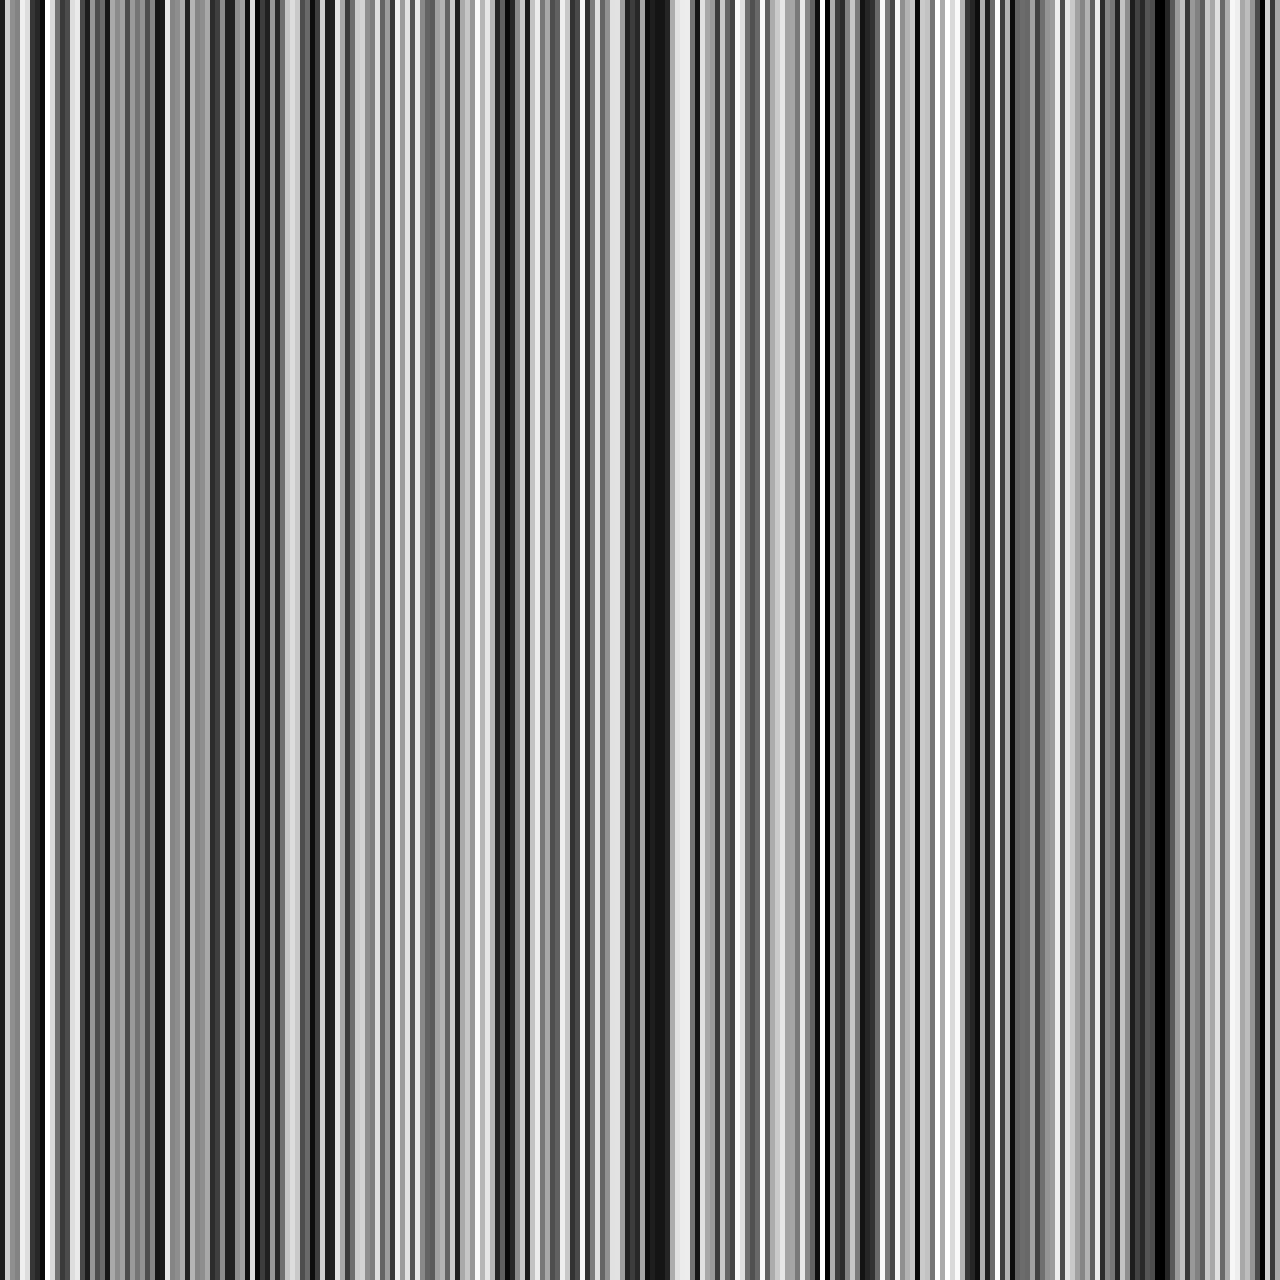

The script that saved this image:
from PIL import Image
import random
import os
import matplotlib.pyplot as plt
import numpy as np
import cv2
from scipy.signal import find_peaks
import numpy as np


# create a random HDRI image, which is noisy horizontally, but stable vertically
# so it's random vertical lines

def create_hdri_image(width, height):
    img = Image.new('RGB', (width, height), "black")
    pixels = img.load()
    vertical_values = [random.randint(0, 255) for _ in range(width)]
    for x in range(width):
        for y in range(height):
            pixels[x, y] = (vertical_values[x], vertical_values[x], vertical_values[x])
    return img

# upscale hdr image to factor of its size, by repeating pixels
def upscale_hdri_image(img, factor):
    width, height = img.size
    new_img = Image.new('RGB', (width * factor, height * factor), "black")
    pixels = new_img.load()
    for x in range(width):
        for y in range(height):
            for i in range(factor):
                for j in range(factor):
                    pixels[x * factor + i, y * factor + j] = img.getpixel((x, y))
    return new_img

def create_gradient_image(width, height):
    img = Image.new('RGB', (width, height), "black")
    pixels = img.load()
    # make the gradient go from black to white to black
    for x in range(width):
        for y in range(height):
            if x < width // 2:
                pixels[x, y] = ( int(x / (width / 2) * 255), int(x / (width / 2) * 255), int(x / (width / 2) * 255))
            else:
                pixels[x, y] = ( int((width - x) / (width / 2) * 255), int((width - x) / (width / 2) * 255), int((width - x) / (width / 2) * 255))
    return img

def create_2d_gradient_image(width, height):
    img = Image.new('RGB', (width, height), "black")
    pixels = img.load()
    # make the gradient go from red to blue to red horizontally, and from green to yellow to green vertically
    for x in range(width):
        for y in range(height):
            if x < width // 2:
              if y < height // 2:
                pixels[x, y] = (int(x / (width / 2) * 255), 255 - int(y / (height / 2) * 255), 255)
              else:
                pixels[x, y] = (int(x / (width / 2) * 255), 255 - int((height - y) / (height / 2) * 255), 255)

            else:
              if y < height // 2:
                pixels[x, y] = (int((width - x) / (width / 2) * 255), 255 - int(y / (height / 2) * 255), 255)
              else:
                pixels[x, y] = (int((width - x) / (width / 2) * 255), 255 - int((height - y) / (height / 2) * 255), 255)
    return img

# combine frames, which consist of a single pixel slice, into a single image 
def combine_frames(dir):
  frames = [Image.open(dir + '/' + frame) for frame in os.listdir(dir)]
  width, height = frames[0].size
  new_img = Image.new('RGBA', (width, height * len(frames)), "black")
  pixels = new_img.load()
  for i, frame in enumerate(frames):
    for x in range(width):
      for y in range(height):
        pixel = frame.getpixel((x, y))
        pixels[x, i * height + y] = pixel
  return new_img

def combine_vertical_frames(dir):
  frames = [Image.open(dir + '/' + frame) for frame in os.listdir(dir)]
  width, height = frames[0].size
  new_img = Image.new('RGBA', (width * len(frames), height), "black")
  pixels = new_img.load()
  for i, frame in enumerate(frames):
    for x in range(width):
      for y in range(height):
        pixel = frame.getpixel((x, y))
        pixels[i * width + x, y] = pixel
  return new_img

def horiz_derivative(img):
    width, height = img.size
    pixels = img.convert("RGBA").load()
    new_img = Image.new('RGBA', (width, height), "black")
    new_pixels = new_img.load()
    max_val = 0
    for x in range(width):
        for y in range(height):
            if x == 0:
                new_pixels[x, y] = (0, 0, 0, 0)
            elif pixels[x - 1, y][3] == 0:
                new_pixels[x, y] = (0, 0, 0, 0)
            else:
                new_pixels[x, y] = (pixels[x, y][0] - pixels[x - 1, y][0], pixels[x, y][1] - pixels[x - 1, y][1], pixels[x, y][2] - pixels[x - 1, y][2], 255)
                max_val = max(max_val, abs(new_pixels[x, y][0]))
    # normalize
    #for x in range(width):
    #    for y in range(height):
    #        new_pixels[x, y] = (int(new_pixels[x, y][0] / max_val * 255), int(new_pixels[x, y][1] / max_val * 255), int(new_pixels[x, y][2] / max_val * 255), new_pixels[x, y][3])
    return new_img

def vert_derivative(img):
  width, height = img.size
  pixels = img.convert("RGBA").load()
  new_img = Image.new('RGBA', (width, height), "black")
  new_pixels = new_img.load()
  max_val = 0
  for x in range(width):
    for y in range(height):
      if y == 0:
        new_pixels[x, y] = (0, 0, 0, 0)
      elif pixels[x, y - 1][3] == 0:
        new_pixels[x, y] = (0, 0, 0, 0)
      else:
        new_pixels[x, y] = (pixels[x, y][0] - pixels[x, y - 1][0], pixels[x, y][1] - pixels[x, y - 1][1], pixels[x, y][2] - pixels[x, y - 1][2])
        max_val = max(max_val, abs(new_pixels[x, y][0]))
  # normalize
  #for x in range(width):
  #  for y in range(height):
  #    new_pixels[x, y] = (int(new_pixels[x, y][0] / max_val * 255), int(new_pixels[x, y][1] / max_val * 255), int(new_pixels[x, y][2] / max_val * 255), new_pixels[x, y][3])
  return new_img

def get_pixel_slice(img, x, horizontal=False):
  width, height = img.size
  pixels = img.load()
  if horizontal:
    slice = Image.new('RGBA', (width, 1), "black")
    slice_pixels = slice.load()
    for i in range(width):
      slice_pixels[i, 0] = pixels[i, x]
  else:
    slice = Image.new('RGBA', (1, height), "black")
    slice_pixels = slice.load()
    for i in range(height):
      slice_pixels[0, i] = pixels[x, i]
  return slice

def get_slice_derivative(slice, horizontal=False):
  width, height = slice.size
  pixels = slice.load()
  if horizontal:
    new_slice = Image.new('RGBA', (width, 1), "black")
    new_pixels = new_slice.load()
    for i in range(width):
      if i == 0:
        new_pixels[i, 0] = (0, 0, 0, 0)
      elif pixels[i - 1, 0][3] == 0:
        new_pixels[i, 0] = (0, 0, 0, 0)
      else:
        new_pixels[i, 0] = (pixels[i, 0][0] - pixels[i - 1, 0][0], pixels[i, 0][1] - pixels[i - 1, 0][1], pixels[i, 0][2] - pixels[i - 1, 0][2], 255)
  else:
    new_slice = Image.new('RGBA', (1, height), "black")
    new_pixels = new_slice.load()
    for i in range(height):
      if i == 0:
        new_pixels[0, i] = (0, 0, 0, 0)
      elif pixels[0, i - 1][3] == 0:
        new_pixels[0, i] = (0, 0, 0, 0)
      else:
        new_pixels[0, i] = (pixels[0, i][0] - pixels[0, i - 1][0], pixels[0, i][1] - pixels[0, i - 1][1], pixels[0, i][2] - pixels[0, i - 1][2], 255)
  
  # normalize
  max_val = max(abs(new_pixels[i, 0][0]) for i in range(width)) if horizontal else max(abs(new_pixels[0, i][0]) for i in range(height))
  for i in range(width):
    if horizontal:
      new_pixels[i, 0] = (int(new_pixels[i, 0][0] / max_val * 255), int(new_pixels[i, 0][1] / max_val * 255), int(new_pixels[i, 0][2] / max_val * 255), 255)
    else:
      new_pixels[0, i] = (int(new_pixels[0, i][0] / max_val * 255), int(new_pixels[0, i][1] / max_val * 255), int(new_pixels[0, i][2] / max_val * 255), 255)
  
  return new_slice

def widen_slice(slice, factor, horizontal=False):
  width, height = slice.size
  pixels = slice.load()
  if horizontal:
    new_slice = Image.new('RGBA', (width, height * factor), "black")
    new_pixels = new_slice.load()
    for y in range(height):
      for i in range(factor):
        for x in range(width):
          new_pixels[x, y * factor + i] = pixels[x, y]
  else:
    new_slice = Image.new('RGBA', (width * factor, height), "black")
    new_pixels = new_slice.load()
    for x in range(width):
      for i in range(factor):
        for y in range(height):
          new_pixels[x * factor + i, y] = pixels[x, y]
  return new_slice

def map_to_gradient(img):
  #map intesity to gradient from black to red to yellow to white
  width, height = img.size
  pixels = img.load()
  new_img = Image.new('RGBA', (width, height), "black")
  new_pixels = new_img.load()
  for x in range(width):
    for y in range(height):
      intensity = pixels[x, y][0]
      if intensity < 64:
        new_pixels[x, y] = (intensity * 4, 0, 0, 255)
      elif intensity < 128:
        new_pixels[x, y] = (255, intensity * 4 - 255, 0, 255)
      elif intensity < 192:
        new_pixels[x, y] = (255, 255, intensity * 4 - 255 * 2, 255)
      else:
        new_pixels[x, y] = (255, 255, 255, 255)
  return new_img

def diff_and_integrate_slice(slice, horizontal=False):
  width, height = slice.size
  pixels = slice.load()
  array = []
  if horizontal:
    for i in range(1, width):
      if pixels[i, 0][3] == 0:
        array.append(0)
      else:
        array.append(pixels[i - 1, 0][0] + pixels[i, 0][0] - pixels[i - 1, 0][0])
  else:
    for i in range(1, height):
      if pixels[0, i][3] == 0:
        array.append(0)
      else:
        array.append(pixels[0, i - 1][0] + pixels[0, i][0] - pixels[0, i - 1][0])
  
  #plt.plot(array)
  #plt.show()

  return array

     
def stitch_slice_diffs(img, horizontal=False):
  width, height = img.size
  # always take the middle value of each differance array and stitch them together
  if horizontal:
    new_slice_diff = []
    for y in range(height):
      slice = get_pixel_slice(img, y, True)
      slice_diff = diff_and_integrate_slice(slice, True)
      new_slice_diff.append(slice_diff[width // 2])
  else:
    new_slice_diff = []
    for x in range(width):
      slice = get_pixel_slice(img, x, False)
      slice_diff = diff_and_integrate_slice(slice, False)
      new_slice_diff.append(slice_diff[height // 2])
  return new_slice_diff

def estimate_normals(img):
   # estimate normals from the image
   # the enviroment map is assumed to be a gradient
    # the normals are estimated by taking the gradient of the image
    # and normalizing it
    # the gradient is estimated by taking the difference between the pixel and the pixel to the left
    # and the pixel and the pixel above it
    # the gradient is then normalized
   
    width, height = img.size
    pixels = img.load()
    normals = Image.new('RGBA', (width, height), "black")
    normal_pixels = normals.load()
    for x in range(width):
        for y in range(height):
            if x == 0 or y == 0:
                normal_pixels[x, y] = (0, 0, 0, 0)
            else:
                dx = (pixels[x, y][0] - pixels[x - 1, y][0], pixels[x, y][1] - pixels[x - 1, y][1], pixels[x, y][2] - pixels[x - 1, y][2])
                dy = (pixels[x, y][0] - pixels[x, y - 1][0], pixels[x, y][1] - pixels[x, y - 1][1], pixels[x, y][2] - pixels[x, y - 1][2])
                magnitude = (dx[0] ** 2 + dx[1] ** 2 + dx[2] ** 2 + dy[0] ** 2 + dy[1] ** 2 + dy[2] ** 2) ** 0.5
                if magnitude == 0:
                    normal_pixels[x, y] = (0, 0, 0, 0)
                else:
                  normal_pixels[x, y] = (int(dx[0] / magnitude * 255), int(dx[1] / magnitude * 255), int(dx[2] / magnitude * 255), 255)
    return normals


def canny_edge_detection(img):
  width, height = img.size
  pixels = img.load()
  new_img = Image.new('RGBA', (width, height), "black")
  new_pixels = new_img.load()
  for x in range(width):
    for y in range(height):
      if x == 0 or y == 0 or x == width - 1 or y == height - 1:
        new_pixels[x, y] = (0, 0, 0, 255)
      else:
        dx = (pixels[x + 1, y][0] - pixels[x - 1, y][0], pixels[x + 1, y][1] - pixels[x - 1, y][1], pixels[x + 1, y][2] - pixels[x - 1, y][2])
        dy = (pixels[x, y + 1][0] - pixels[x, y - 1][0], pixels[x, y + 1][1] - pixels[x, y - 1][1], pixels[x, y + 1][2] - pixels[x, y - 1][2])
        magnitude = (dx[0] ** 2 + dx[1] ** 2 + dx[2] ** 2 + dy[0] ** 2 + dy[1] ** 2 + dy[2] ** 2) ** 0.5
        if magnitude > 10:
          new_pixels[x, y] = (255, 255, 255, 255)
        else:
          new_pixels[x, y] = (0, 0, 0, 255)
  return new_img


def calculate_hough_spaces(image):
    
    width, num_rotations = image.shape  # Anzahl der Rotationen

    # Schritt 1: Kanten im Bild erkennen
    #edges = cv2.Canny(image, 30, 100)
    edges = image
    # clip edges below a certain threshold
    edges[edges < 10] = 0

    #edges = cv2.imread('cat_test_canny.png',0)
    # invert the image
    #edges = cv2.bitwise_not(edges)

    # plot edges
    plt.imshow(edges, cmap='inferno')
    plt.colorbar()
    plt.show()

    x_center = width // 2

    # Schritt 2: Hough-Räume initialisieren
    hough_space_h1 = np.zeros((width // 2, num_rotations))
    hough_space_h2 = np.zeros((width // 2, num_rotations))

    #plt.imshow(hough_space_h1, cmap='inferno')
    #plt.colorbar()
    #plt.show()

    for x in range(1,width - 1):
        for theta in range(num_rotations):
            if edges[x, theta] > 0:
                for amplitude in range(1, width // 2):
                    if amplitude == 0:
                        continue
                    elif amplitude < np.abs(x - x_center):
                        #print("amplitude < np.abs(x - x_center), amplitude: " + str(amplitude) + ", x: " + str(x))
                        continue
                    try:
                      phi = 0
                      
                      if (int(image[x, theta]) - int(image[x - 1, theta])) > 0:
                        phi = np.arcsin(((x - x_center) / amplitude)) - ((theta/num_rotations) * 2 * np.pi)
                        # stretch phi from [-2pi, pi/2] to [0, num_rotations]
                        phi = (phi + 2 * np.pi) * num_rotations / (2.5 * np.pi)
                        phi = int(phi)

                        hough_space_h1[amplitude, phi] += 1


                      else:
                        phi = np.arccos((x - x_center) / amplitude) - ((theta/num_rotations) * 2 * np.pi) + (np.pi / 2)
                        # stretch phi from [-3pi/2, pi] to [0, num_rotations]
                        phi = (phi + 3 * np.pi / 2) * num_rotations / (2.5 * np.pi)
                        phi = int(phi)

                        hough_space_h2[amplitude, phi] += 1
                      


                      
                      #hough_space_h1[amplitude, phi] += 1
                      
                      #hough_space_h2[amplitude, phi] += 1
                    except:
                      #print("Error: " + str(x) + ", " + str(theta) + ", " + str(amplitude))
                      continue


    # remove low frequencies by subtracting the lowpass filtered image
    #hough_space_h1 = hough_space_h1 - cv2.GaussianBlur(hough_space_h1, (5, 5), 0)
    #hough_space_h2 = hough_space_h2 - cv2.GaussianBlur(hough_space_h2, (5, 5), 0)

    # Weigh the matrix with weights e^(-0.001)*[1,2,...,A_max]
    for amplitude in range(1, width // 2):
        hough_space_h1[amplitude, :] = hough_space_h1[amplitude, :] * np.exp(-0.001 * amplitude)
        hough_space_h2[amplitude, :] = hough_space_h2[amplitude, :] * np.exp(-0.001 * amplitude)

    # normalize the matrix
    hough_space_h1 = hough_space_h1 / np.max(hough_space_h1)
    hough_space_h2 = hough_space_h2 / np.max(hough_space_h2)

    # repress values below a certain threshold
    #hough_space_h1[hough_space_h1 < 0.3] = 0
    #hough_space_h2[hough_space_h2 < 0.3] = 0

    # plot Hough-Räume
    plt.imshow(hough_space_h1, cmap='jet')
    plt.colorbar()
    plt.show()

    plt.imshow(hough_space_h2, cmap='jet')
    plt.colorbar()
    plt.show()

    # save the hough spaces as images
    cv2.imwrite('hough_space_h1_noCanny.png', hough_space_h1 * 255)
    cv2.imwrite('hough_space_h2_noCanny.png', hough_space_h2 * 255)

    return hough_space_h1, hough_space_h2


def plot_curves_from_hough_spaces(hough_space_h1, hough_space_h2, image, original_image):
    width, num_rotations = image.shape  # Anzahl der Rotationen
    x_center = width // 2

    # find the smallest non zero x value in the image
    x = width
    for i in range(num_rotations - 1):
       for j in range(width - 1):
          if original_image[j, i] > 0:
              if j < x:
                x = j
                #print(j)
              break

    #plt.imshow(original_image, cmap='jet')
    #plt.colorbar()
    #plt.show()

    #print (x)
    x = 90

    # set values to 0 which have a bigger y than (x_center - x)
    hough_space_h1[x_center - x:, :] = 0
    hough_space_h2[x_center - x:, :] = 0

    # ignore values above 100
    hough_space_h1[hough_space_h1 > 80] = 0
    hough_space_h2[hough_space_h2 > 80] = 0


    plt.imshow(hough_space_h1, cmap='jet')
    plt.colorbar()
    plt.show()

    # Calculate the Euclidean distance between two points
    def euclidean_distance(point1, point2):
      return np.sqrt(np.sum((point1 - point2) ** 2))
    

    # Set the threshold for minimum distance between extrema
    min_distance_threshold = 5

    # Get the indices of the 20 most prominent extrema in hough_space_h1
    indices_h1 = np.unravel_index(np.argsort(hough_space_h1.ravel())[-3000:], hough_space_h1.shape)

    # Get the indices of the 20 most prominent extrema in hough_space_h2
    indices_h2 = np.unravel_index(np.argsort(hough_space_h2.ravel())[-3000:], hough_space_h2.shape)

    # Filter out extrema that are very close together
    filtered_indices_h1 = []
    filtered_indices_h2 = []

    for i in range(len(indices_h1[0])):
      point1 = np.array([indices_h1[0][i], indices_h1[1][i]])
      is_close = False

      for j in range(len(filtered_indices_h1)):
        point2 = np.array([filtered_indices_h1[j][0], filtered_indices_h1[j][1]])
        distance = euclidean_distance(point1, point2)

        if distance < min_distance_threshold:
          is_close = True
          break

      if not is_close:
        filtered_indices_h1.append(point1)

    for i in range(len(indices_h2[0])):
      point1 = np.array([indices_h2[0][i], indices_h2[1][i]])
      is_close = False

      for j in range(len(filtered_indices_h2)):
        point2 = np.array([filtered_indices_h2[j][0], filtered_indices_h2[j][1]])
        distance = euclidean_distance(point1, point2)

        if distance < min_distance_threshold:
          is_close = True
          break

      if not is_close:
        filtered_indices_h2.append(point1)

        
    extrema_image = np.zeros(hough_space_h1.shape)
    for x,y in filtered_indices_h1:
      extrema_image[x,y] = 1

    plt.imshow(extrema_image, cmap='jet')
    plt.colorbar()
    plt.show()

    


    image2 = np.zeros((width, num_rotations))

    for i in range(len(filtered_indices_h1)):
      # Extract the amplitude and phase for h1
      max_amp_h1, max_phase_h1 = indices_h1[0][i], indices_h1[1][i]
      max_amp_h1 = max_amp_h1 / (hough_space_h1.shape[0])
      max_phase_h1 = max_phase_h1 * 2 * np.pi / num_rotations

      # Extract the amplitude and phase for h2
      #max_amp_h2, max_phase_h2 = indices_h2[0][i], indices_h2[1][i]
      #max_amp_h2 = max_amp_h2 * 2 * np.pi / num_rotations
      #max_phase_h2 = max_phase_h2 * 2 * np.pi / num_rotations

      for y in range(num_rotations):
        theta = y * 2 * np.pi / num_rotations
        x = int(x_center + ((max_amp_h1 * np.sin(-theta - max_phase_h1)) * x_center))
        if x < 0 or x >= width:
          print("Error x: " + str(x))
          continue
        image2[y, x] = 1
        #x2 = int(x_center + ((max_amp_h2 * np.cos(theta - max_phase_h2))) * x_center)
        #if x2 < 0 or x2 >= width:
        #  continue
        #image2[y, x2] = 1

    plt.imshow(image2, cmap='jet')
    plt.colorbar()
    plt.show()

    # canny edge detection
    edges = cv2.Canny(image, 30, 100)

    # add image2 to the edges
    #edges = (edges + image2 * 255) / 2

    edges_new = np.zeros((width, num_rotations, 3))

    edges_new[:,:,0] = edges
    edges_new[:,:,1] = image2 * 255

    
    # plot edges
    plt.imshow(edges_new)
    plt.show()     




def plot_hough_transform1point(image, x, theta):
    width, num_rotations = image.shape  # Anzahl der Rotationen

    # Schritt 1: Kanten im Bild erkennen
    edges = cv2.Canny(image, 30, 100)

    #edges = cv2.imread('cat_test_canny.png',0)
    # invert the image
    #edges = cv2.bitwise_not(edges)

    # plot edges
    plt.imshow(edges, cmap='inferno')
    plt.colorbar()
    plt.show()

    x_center = width // 2

    hough_space_h1 = np.zeros((width // 2, num_rotations))
    hough_space_h2 = np.zeros((width // 2, num_rotations))


    for amplitude in range(1, width // 2, 50):
        if amplitude == 0:
            continue
        elif amplitude < np.abs(x - x_center):
            continue
        try:
            phi = 0
            if (int(image[x, theta]) - int(image[x - 1, theta])) > 0:
                print("sdfh")
                phi = np.arcsin(((x - x_center) / amplitude))# - ((theta/num_rotations) * 2 * np.pi)

                # plot sine wave with amplitude and phase
                t = np.arange(0, 2 * np.pi, 0.01)
                y = amplitude * np.sin(t + phi)
                plt.plot(t, y)
    
                # find local maxima and minima
                maxima, _ = find_peaks(y)
                minima, _ = find_peaks(-y)
    
                # highlight local maxima and minima
                plt.plot(t[maxima], y[maxima], 'ro')
                plt.plot(t[minima], y[minima], 'bo')

                phi = phi - ((theta/num_rotations) * 2 * np.pi)
                # stretch phi from [-2pi, pi/2] to [0, num_rotations]
                phi = (phi + 2 * np.pi) * num_rotations / (2.5 * np.pi)
                phi = int(phi)

                hough_space_h1[amplitude, phi] += 1

                for i in range (-5, 5):
                   for j in range(-5, 5):
                      if amplitude + i < 0 or amplitude + i >= width // 2 or phi + j < 0 or phi + j >= num_rotations:
                          continue
                      hough_space_h1[amplitude + i, phi + j] += 1

            else:
                phi = np.arccos((x - x_center) / amplitude)# - ((theta/num_rotations) * 2 * np.pi) + (np.pi / 2)

                # plot sine wave with amplitude and phase
                t = np.arange(0, 2 * np.pi, 0.01)
                y = amplitude * np.sin(t + phi)
                plt.plot(t, y)
    
                # find local maxima and minima
                maxima, _ = find_peaks(y)
                minima, _ = find_peaks(-y)
    
                # highlight local maxima and minima
                plt.plot(t[maxima], y[maxima], 'ro')
                plt.plot(t[minima], y[minima], 'bo')

                phi = phi - ((theta/num_rotations) * 2 * np.pi) + (np.pi / 2)

                # stretch phi from [-3pi/2, pi] to [0, num_rotations]
                phi = (phi + 3 * np.pi / 2) * num_rotations / (2.5 * np.pi)
                phi = int(phi)

                hough_space_h2[amplitude, phi] += 1

                for i in range (-5, 5):
                   for j in range(-5, 5):
                      if amplitude + i < 0 or amplitude + i >= width // 2 or phi + j < 0 or phi + j >= num_rotations:
                          continue
                      hough_space_h2[amplitude + i, phi + j] += 1
                         

        except:
            continue
    plt.show()

    # plot Hough-Räume
    plt.imshow(hough_space_h1, cmap='jet')
    plt.colorbar()
    plt.show()

    plt.imshow(hough_space_h2, cmap='jet')
    plt.colorbar()
    plt.show()
    

              
              
    




def main():
    #img = create_hdri_image(256, 256)
    #img = upscale_hdri_image(img, 5)
    #img.save('hdri_image.png')

    #gradient = create_2d_gradient_image(256, 256)
    #gradient = upscale_hdri_image(gradient, 5)
    #gradient.save('gradient2d.png')


    #img = combine_frames('rendered/orthographic')
    #img.show()
    #img.save('rendered/orthographic.png')

    #img = Image.open('rendered/orthographic.png').convert("RGBA")

    ##horiz = horiz_derivative(img)
    ##vert = vert_derivative(img)

    ## img to np array
    #img = np.array(img)
    ## apply canny edge detection
    #canny = cv2.Canny(img, 100, 200)
    ## show the image
    #plt.imshow(canny, cmap='gray')

    #horiz.show()
    #vert.show()
    #div.show()


    #map_to_gradient(img).show()

    #canny_edge_detection(img).show()

    #normals = estimate_normals(img)
    #normals.show()

    #depth = integrate_normals(normals)
    #depth.show()

    #horiz = horiz_derivative(img)
    #horiz.show()
    #horiz.save('rendered/orthographic_x_derivative.png')

    #vert = vert_derivative(img)
    #vert.show()
    #vert.save('rendered/orthographic_theta_derivative.png')
    #width, height = img.size
    
          


    #img.save('rendered/test2.png')

    #slice = get_pixel_slice(img, img.size[1] // 2)
    #slice_deriv = get_slice_derivative(slice)
    #map_to_gradient(widen_slice(slice_deriv, 100)).show()

    #slice = get_pixel_slice(img, img.size[1] // 2, False)
    #slice_deriv = get_slice_derivative(slice, True)
    #map_to_gradient(widen_slice(slice, 100, False)).show()
    #slice = diff_and_integrate_slice(slice)
    #slice2 = get_pixel_slice(img, img.size[0] // 2 + 100)
    #slice2 = diff_and_integrate_slice(slice2)

    #plt.plot(slice)

    #slice3 = get_pixel_slice(img, img.size[0] // 2 + 2)
    #slice3 = diff_and_integrate_slice(slice3)

    # plot all slices in one graph
    #plt.plot(slice)
    #plt.plot(slice2)
    #plt.plot(slice3)
    #plt.show()
    #stitched = stitch_slice_diffs(img, False)
    #difference = [slice[i] - stitched[i] for i in range(len(slice))]
    #plt.plot(stitched)
    #plt.plot(difference)
    #plt.show()

    img = cv2.imread('orthographic_theta_derivative_testtt.png',0)
    #img = cv2.imread('cat_test.png',0)
    #img = cv2.imread('rendered/netball_env_test.png',0)

    original_image = cv2.imread('rendered/orthographic.png',0)

    #hough_space_h1, hough_space_h2 = calculate_hough_spaces(img)

    hough_space_h1 = cv2.imread('hough_space_h1_noCanny.png',0)
    hough_space_h2 = cv2.imread('hough_space_h2_noCanny.png',0)

    plot_curves_from_hough_spaces(hough_space_h1, hough_space_h2, img, original_image)


    #plot_hough_transform1point(img, 673, 55)





   #plt.imshow(img, cmap='inferno')
   #plt.colorbar()
   #plt.show()




    


if __name__ == '__main__':
    main()